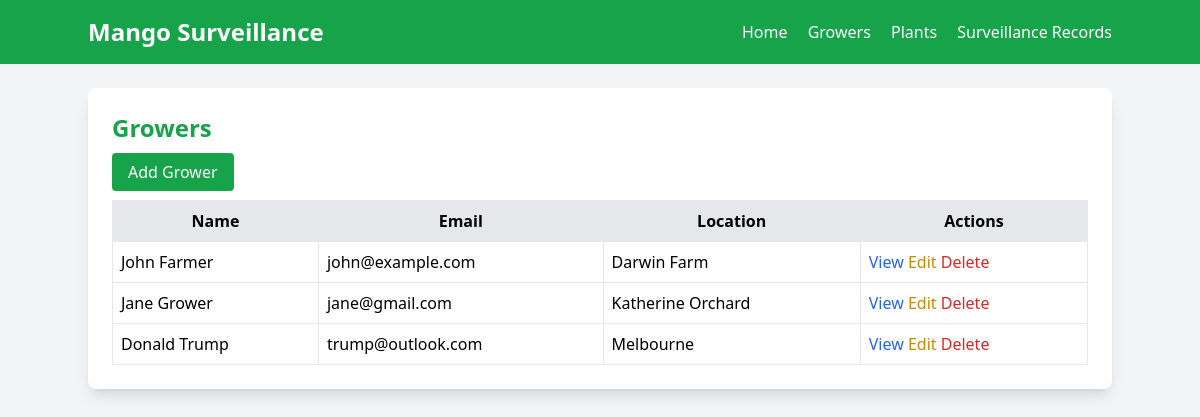
Screenshot of /growers/ with the database file from the repository.
### surveillance/models.py (models this page shows, shortened)
class Grower(models.Model):
    name = models.CharField(max_length=100)
    email = models.EmailField(unique=True)
    property_location = models.CharField(max_length=200)

### surveillance/views.py (the view)
# urls.py: path('growers/', views.GrowerListView.as_view(), name='grower_list'),
class GrowerListView(ListView):
    model = Grower
    template_name = 'surveillance/grower_list.html'
    context_object_name = 'growers'

### surveillance/templates/surveillance/grower_list.html (shortened to what this page needs)
{% extends 'surveillance/base.html' %}
{% block content %}
    <div class="bg-white p-6 rounded-lg shadow-lg">
        <h1 class="text-2xl font-bold text-green-600 mb-4">Growers</h1>
        <a href="{% url 'surveillance:grower_create' %}" class="bg-green-600 text-white px-4 py-2 rounded hover:bg-green-700">Add Grower</a>
        <table class="w-full mt-4 border-collapse">
            <thead>
                <tr class="bg-gray-200">
                    <th class="border p-2">Name</th>
                    <th class="border p-2">Email</th>
                    <th class="border p-2">Location</th>
                    <th class="border p-2">Actions</th>
                </tr>
            </thead>
            <tbody>
                {% for grower in growers %}
                    <tr>
                        <td class="border p-2">{{ grower.name }}</td>
                        <td class="border p-2">{{ grower.email }}</td>
                        <td class="border p-2">{{ grower.property_location }}</td>
                        <td class="border p-2">
                            <a href="{% url 'surveillance:grower_detail' grower.pk %}" class="text-blue-600 hover:underline">View</a>
                            <a href="{% url 'surveillance:grower_update' grower.pk %}" class="text-yellow-600 hover:underline">Edit</a>
                            <a href="{% url 'surveillance:grower_delete' grower.pk %}" class="text-red-600 hover:underline">Delete</a>
                        </td>
                    </tr>
                {% empty %}
                    <tr><td colspan="4" class="border p-2 text-center">No growers found.</td></tr>
                {% endfor %}
            </tbody>
        </table>
    </div>
{% endblock %}

### rows the page displays
Grower: name "John Farmer", email "john@example.com", property_location "Darwin Farm"
Grower: name "Jane Grower", email "jane@gmail.com", property_location "Katherine Orchard"
Grower: name "Donald Trump", email "trump@outlook.com", property_location "Melbourne"
